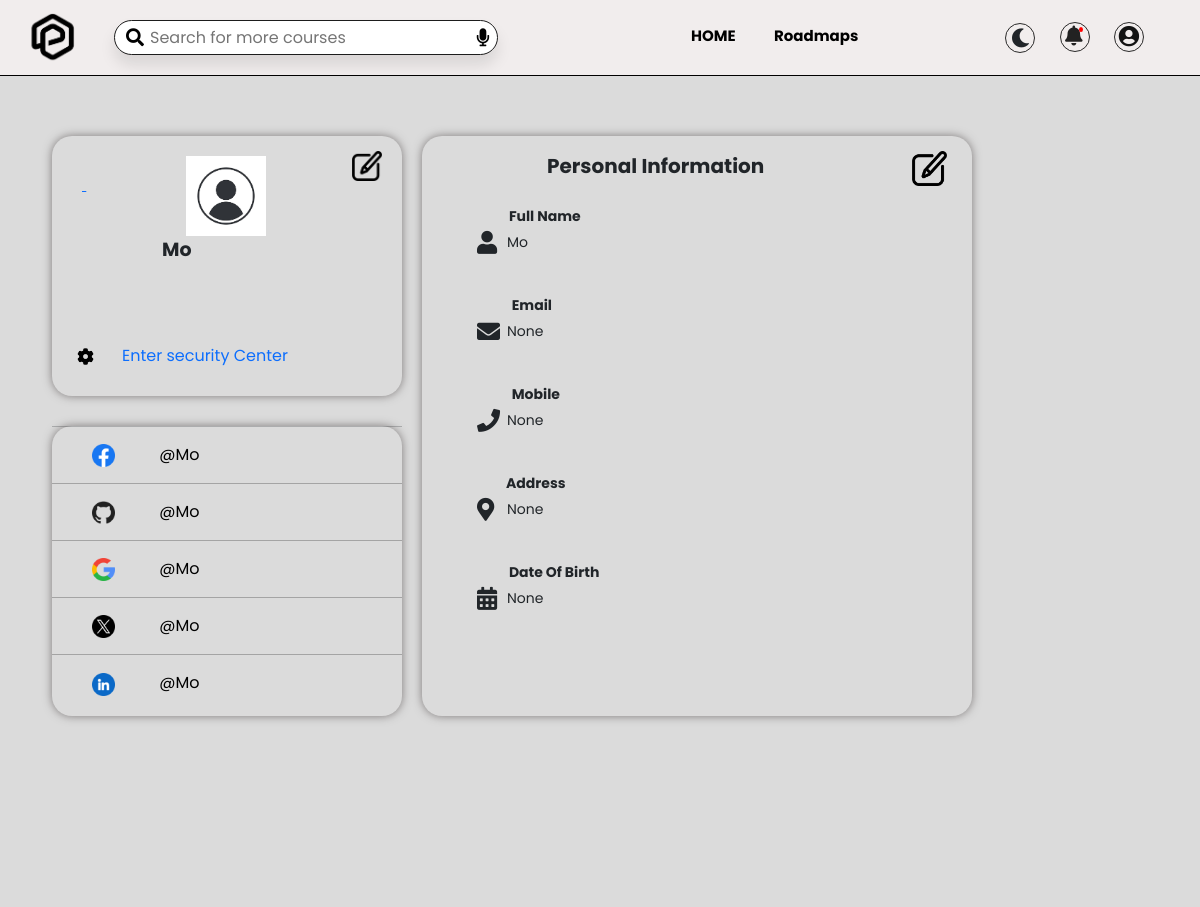
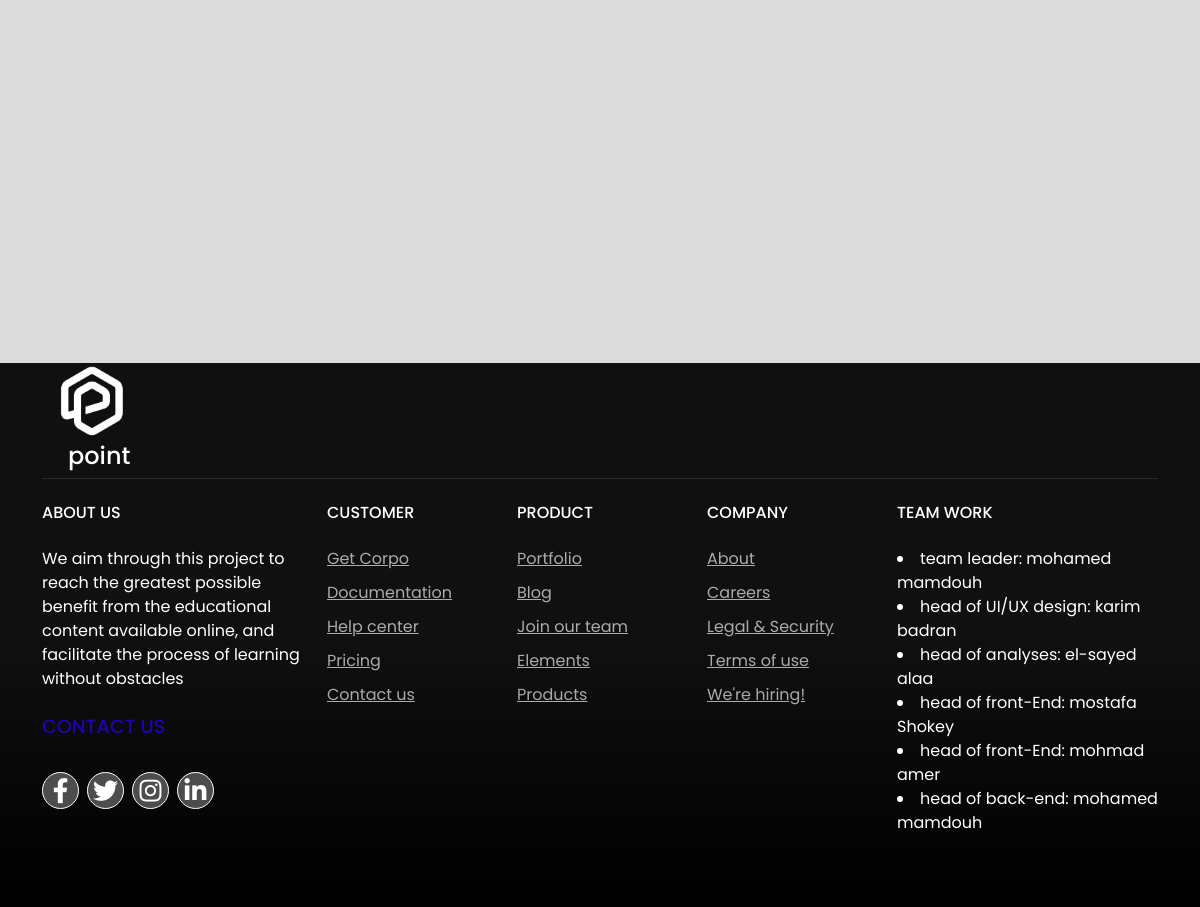
Page /accounts/profile/ (signed in) on the committed database (2 pictures, top to bottom).
### accounts/models.py (models this page shows, shortened)
class profile(models.Model):
    user=models.OneToOneField(User, related_name='profile',verbose_name="user_profile", on_delete=models.CASCADE)
    Address = models.CharField(_("Address"), max_length=50, null= True ,blank= True)
    image = models.ImageField(upload_to='users/',verbose_name="user image" ,default="media/profile.png")
    department=models.CharField(_("Department"), max_length=50)
    facebook=models.URLField(_("facebook"), null= True ,blank= True)
    githup=models.URLField(_("githup"), null= True ,blank= True)
    x=models.URLField(_("x"), null= True ,blank= True)
    linkedin=models.URLField(_("linkedin"), null= True ,blank= True)
    emil=models.EmailField(_("emil") , null= True ,blank= True)
    number=models.CharField(_("phone_number"),max_length=11, null= True ,blank= True)
    DateOfBirth= models.DateField(_("Date Of Birth"), null= True ,blank= True)

### accounts/views.py (the view)
# urls.py: path('profile/', Profile, name='profile'),
@requires_csrf_token
@login_required
def Profile(request):
    profile_instance = get_object_or_404(profile, user=request.user)
    return render(request, 'registration/profile.html', {'profile': profile_instance})

### accounts/templates/registration/profile.html (shortened to what this page needs)
{% extends "hader-fotar.html" %}
{% block bady %}
{% load static %}
{% block myhome %}
<link rel="stylesheet" href="{% static 'css/style1.css' %}">
<link rel="stylesheet" href="{% static 'css/p1.css' %}">
<link rel="stylesheet" href="{% static 'css/style11.css' %}">
{% endblock myhome %}
<section>
    <div class="container">
        <div class="left">
            <a href="{% url 'accounts:update_profile' %}"> <img src="{% static 'images/edit-button.png' %}" alt="" class="img1"> </a>
            <img src= "{{profile.image.url}}" alt="" class="img2">
            <br>
            <h12 >{{ profile.user.username }}</h12>
            <br>
            <br>
            <p> <a href="{% url 'accounts:update_profile' %}" class="s"> Enter security Center</a> </p>
            <a href="{% url 'accounts:update_profile' %}"> <img src="{% static 'images/setting.png' %}" alt="" class="img3"></a>
        </div>
        <br>
        <div class="link">
            <hr>
            <img src="{% static 'images/facebook.png' %}" alt="" class="face">
            <span> <a href="{{ profile.facebook }}" class="ss" >@{{ profile.user.username }}</a></p>
            <hr>
            <img src="{% static 'images/github (1).png' %}" alt="" class="git">
            <span> <a href="{{ profile.github }}" class="ss">@{{ profile.user.username }}</a> </span>
            <hr>
            <img src="{% static 'images/search.png' %}" alt="" class="google">
            <span> <a href="{{ profile.email }}" class="ss">@{{ profile.user.username }}</a> </span>
            <hr>
            <img src="{% static 'images/twitter (1).png' %}" alt="" class="x ">
            <span> <a href="{{ profile.x }}" class="ss" >@{{ profile.user.username }}</a> </span>
            <hr>
            <img src="{% static 'images/linkedin.png' %}" alt="" class="linkedin">
            <span> <a href="{{ profile.linkedin }}" class="ss">@{{ profile.user.username }}</a> </span>
        </div>
        <div class="right">
            <h11>Personal Information</h11>
            <div class="item">
                <a href="{% url 'accounts:update_profile' %}"> <img src="{% static 'images/edit-button.png' %}" alt="" class="right1"></a>
                <br>
                <i class="fas fa-user"></i>
                <span class="la">
                    <label>Full Name</label>
                    <br>
                    {{ profile.user.username }}
                    <br><br><br>
                </span>
                <i class=" fas fa-envelope"></i>
                <span class="la">
                    <label>Email</label>
                    <br>
                    {{profile.emil}}
                    <br><br><br>
                </span>
                <i class=" fas fa-phone"></i>
                <span class="la">
                    <label>Mobile</label>
                    <br>
                    {{profile.number}}
                    <br><br><br>
                </span>
                <i class=" fas fa-location-dot"></i>
                <span class="la">
                    <label>Address</label>
                    <br>
                    {{profile.Address}}
                    <br><br><br>
                </span>
                 <i class=" fas fa-calendar-days"></i>
                <span class="la">
                    <label>Date Of Birth</label>
                    <br>
                    {{profile.DateOfBirth}}
                    <br>
                 </span>
            </div>
        </div>
    </div>
    <div>
     <br>
    </div>
</section>
{% endblock bady %}

### static/css/style1.css (style rules this page uses)
body { margin: auto; margin: 0px; font-family:Cambria, Cochin, Georgia, Times, 'Times New Roman', serif ; }
.container { flex-wrap: wrap; }
.left { width: 350px; height: 260px; position: relative; left: 10px; top: 60px; box-shadow: 0 0 10px rgb(126, 122, 122); border-radius: 20px; }
h13, h12 { text-align: center; font-size: 19px; position: relative; left: 110px; font-weight: bold; }
.img1 { width: 30px; position: relative; left: 300px; bottom: 20px; }
.img2 { width: 80px; margin-left:100px ; margin-top: 20px; }
.img3 { width: 17px; position: relative; left: 25px; top: 15px; }
.link { width: 350px; height: 290px; position: relative; left: 10px; top: 50px; box-shadow: 0 0 10px rgb(126, 122, 122); border-radius: 20px; }
.link span { position: relative; bottom: -px; }
.face, .git, .google, .x, .linkedin { width: 38px; margin-left: 40px; margin-right: 25px; margin-top: 0px; padding-right: 15px; }
.right { width: 550px; height: 580px; position: relative; left: 380px; bottom:530px; box-shadow: 0 0 10px rgb(126, 122, 122); border-radius: 20px; padding: 5px; }
.item { align-items: center; padding-left: 0px; top: 0px; position: relative; font-size: 14px; left: 80px; bottom: 20px; }
h11 { align-items: center; position: relative; left: 120px; top: 10px; font-size: 20px; font-weight: bold; }
.right1 { position: relative; left: 75%; top: -20px; bottom: 0px; width: 35px; }
.la { padding-left: 0px; left: 0px; position: relative; }
label { font-weight: bold; position: relative; right: 22px; bottom: 5px; }
.link img { font-size: 15px; }
.s { text-decoration: none; align-items: center; position: relative; left: 70px; top: 55px; }
.ss { text-decoration: none; color: #000; }
.right i { font-size: 23px; position: relative; right: 30px; top: 25px; }
.link span { color: black; }

### static/css/style11.css (style rules this page uses)
* { font-family: 'poppins', sans-serif ; margin:0; padding:0; }
:root { --green:#505050; }
body { margin-top: 0px; transition: background-color 0.3s ease; }
:root { --background-color: #fff; --logo-image: url('image/logo black.png'); }
a { text-decoration: none }
.container { max-width: 1200px; width: 120%; }

### rows in the picture
profile: image (placeholder picture), user.username "Mo", emil "None", number "None", Address "None", DateOfBirth "None"
